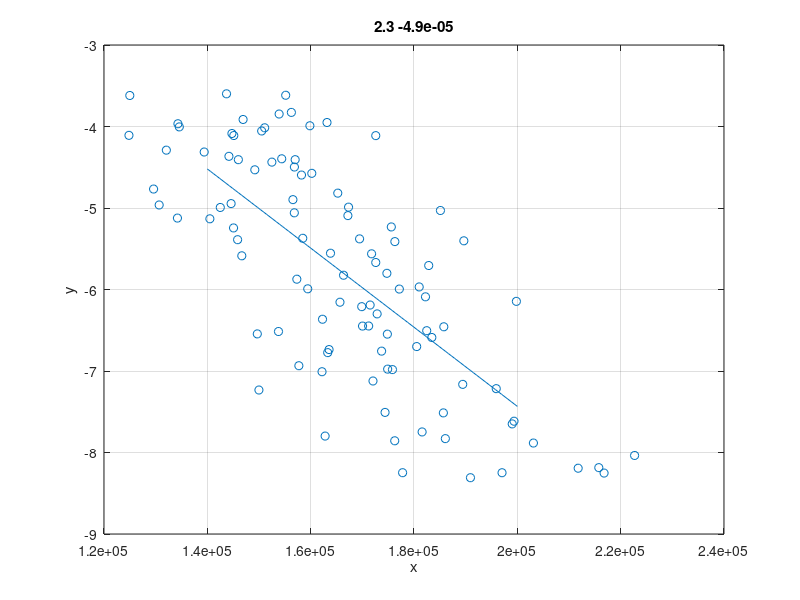

This figure's MATLAB source:
clearvars

xmin = 1.4e5;
xmax = 2e5;

xp = xmin + (xmax-xmin)*rand(2,1);
xp = sort(xp);

y0 = 1.1;
y1 = 0.3;

m = (y1-y0) / (xp(2)-xp(1));
b = 8;

N = 100;

x = xmin + (xmax-xmin)*rand(N,1);
y = m*x + b;

x = x + xmin/10*randn(N, 1);

scatter(x, y)

coeffs = regress(y, [ones(N, 1) x]);

x_axis = linspace(xmin, xmax);
sol = coeffs(1) + coeffs(2)*x_axis;

hold on
plot(x_axis, sol)
hold off

grid on
box on
title(sprintf('%.2d %.2d', coeffs))
xlabel('x')
ylabel('y')
